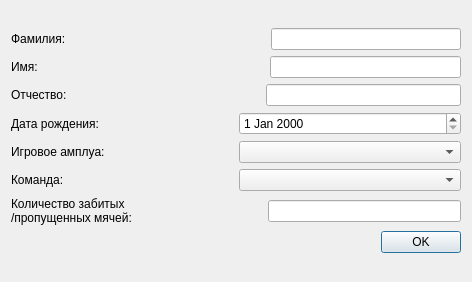
<?xml version="1.0" encoding="UTF-8"?>
<ui version="4.0">
 <class>AddPlayer</class>
 <widget class="QDialog" name="AddPlayer">
  <property name="geometry">
   <rect>
    <x>0</x>
    <y>0</y>
    <width>472</width>
    <height>282</height>
   </rect>
  </property>
  <property name="windowTitle">
   <string>Dialog</string>
  </property>
  <layout class="QGridLayout" name="gridLayout">
   <item row="0" column="0">
    <layout class="QVBoxLayout" name="verticalLayout">
     <item>
      <layout class="QHBoxLayout" name="horizontalLayout">
       <item>
        <widget class="QLabel" name="label">
         <property name="text">
          <string>Фамилия:                                                            </string>
         </property>
        </widget>
       </item>
       <item>
        <widget class="QLineEdit" name="surname"/>
       </item>
      </layout>
     </item>
     <item>
      <layout class="QHBoxLayout" name="horizontalLayout_2">
       <item>
        <widget class="QLabel" name="label_2">
         <property name="text">
          <string>Имя:                                                                    </string>
         </property>
        </widget>
       </item>
       <item>
        <widget class="QLineEdit" name="name"/>
       </item>
      </layout>
     </item>
     <item>
      <layout class="QHBoxLayout" name="horizontalLayout_3">
       <item>
        <widget class="QLabel" name="label_3">
         <property name="text">
          <string>Отчество:                                                          </string>
         </property>
        </widget>
       </item>
       <item>
        <widget class="QLineEdit" name="patronymic"/>
       </item>
      </layout>
     </item>
     <item>
      <layout class="QHBoxLayout" name="horizontalLayout_4">
       <item>
        <widget class="QLabel" name="label_4">
         <property name="text">
          <string>Дата рождения:</string>
         </property>
        </widget>
       </item>
       <item>
        <widget class="QDateEdit" name="birthday"/>
       </item>
      </layout>
     </item>
     <item>
      <layout class="QHBoxLayout" name="horizontalLayout_5">
       <item>
        <widget class="QLabel" name="label_5">
         <property name="text">
          <string>Игровое амплуа:</string>
         </property>
        </widget>
       </item>
       <item>
        <widget class="QComboBox" name="role"/>
       </item>
      </layout>
     </item>
     <item>
      <layout class="QHBoxLayout" name="horizontalLayout_6">
       <item>
        <widget class="QLabel" name="label_6">
         <property name="text">
          <string>Команда:</string>
         </property>
        </widget>
       </item>
       <item>
        <widget class="QComboBox" name="team"/>
       </item>
      </layout>
     </item>
     <item>
      <layout class="QHBoxLayout" name="horizontalLayout_7">
       <item>
        <widget class="QLabel" name="label_7">
         <property name="text">
          <string>Количество забитых
/пропущенных мячей:                                       </string>
         </property>
        </widget>
       </item>
       <item>
        <widget class="QLineEdit" name="countWashers"/>
       </item>
      </layout>
     </item>
     <item>
      <layout class="QHBoxLayout" name="horizontalLayout_8">
       <item>
        <spacer name="horizontalSpacer">
         <property name="orientation">
          <enum>Qt::Horizontal</enum>
         </property>
         <property name="sizeHint" stdset="0">
          <size>
           <width>40</width>
           <height>20</height>
          </size>
         </property>
        </spacer>
       </item>
       <item>
        <widget class="QPushButton" name="ok">
         <property name="text">
          <string>OK</string>
         </property>
        </widget>
       </item>
      </layout>
     </item>
    </layout>
   </item>
  </layout>
 </widget>
 <resources/>
 <connections/>
</ui>
